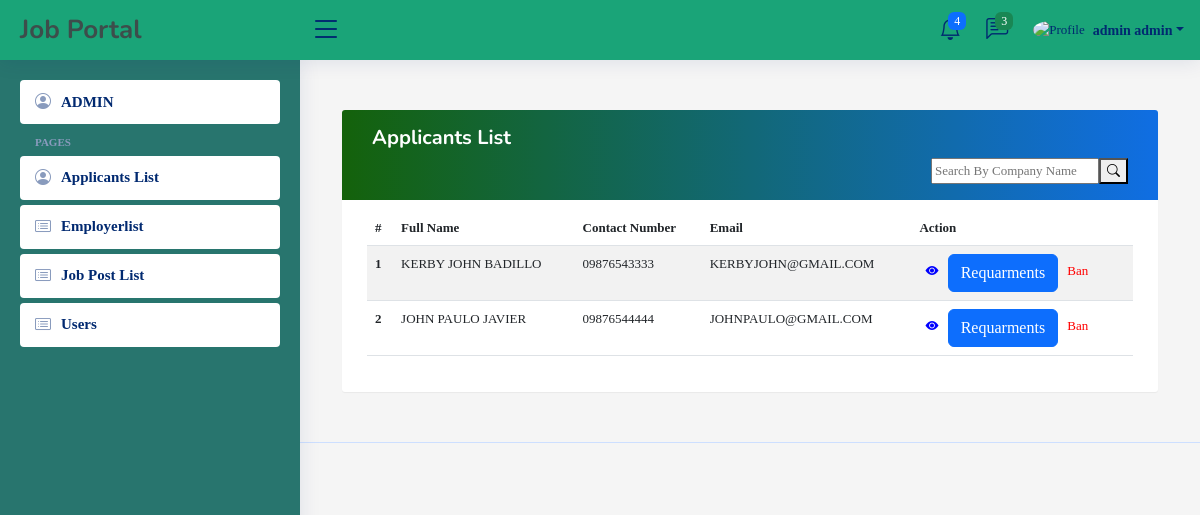
The page /admin panel/applicantlist.php (signed in) on the database as committed earlier.
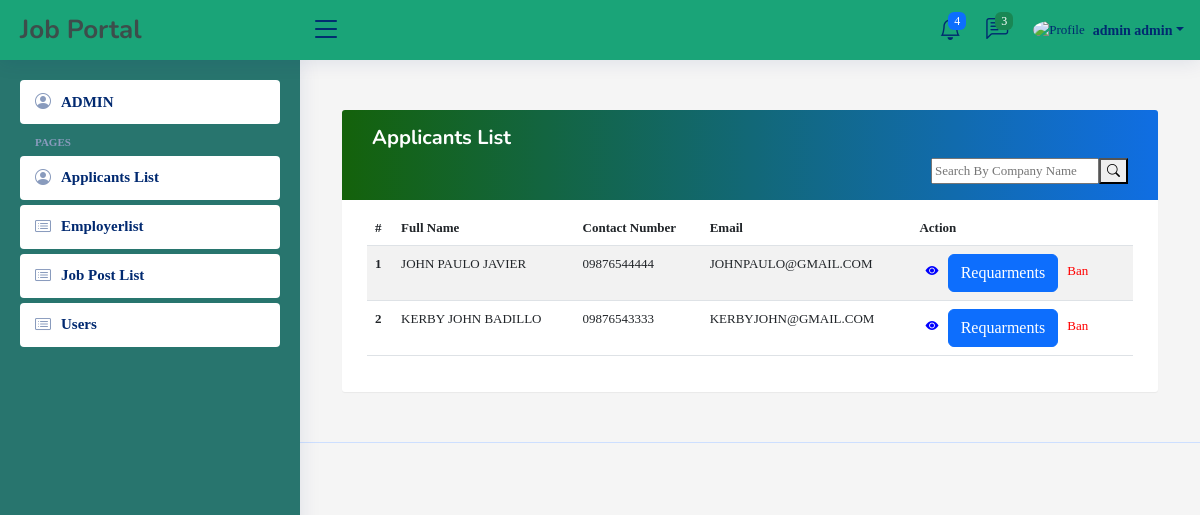
The same page on the database as committed later.
### tables this page shows
CREATE TABLE `users` (
  `user_id` int(100) NOT NULL,
  `user_profile_img` varchar(255) DEFAULT NULL,
  `user_fname` varchar(100) NOT NULL,
  `user_lname` varchar(100) NOT NULL,
  `user_contact` varchar(11) NOT NULL,
  `user_email` varchar(100) NOT NULL,
  `address` varchar(100) NOT NULL,
  `user_password` varchar(255) NOT NULL,
  `user_role_id` int(11) NOT NULL
);

### admin panel/classes/CONFIGDB.php (called while the page is built, shortened)
<?php
	class CONFIGDB
	{
		private $_host = 'localhost';
		private $_username = 'root';
		private $_password = '';
		private $_database = 'job_portal_db';
		protected $connection;
		public function __construct()
		{
			if (!isset($this->connection)) {
				$this->connection = new mysqli($this->_host, $this->_username, $this->_password, $this->_database);
			}
			return $this->connection;
		}
	}
?>

### admin panel/classes/CRUDAPI.php (called while the page is built, shortened)
<?php
include_once 'CONFIGDB.php';
class CRUDAPI extends CONFIGDB
{
	public function getData($query)
	{
		$result = $this->connection->query($query);
		$rows = array();
		while ($row = $result->fetch_assoc()) {
			$rows[] = $row;
		}
		return $rows;
	}
}
?>

### admin panel/applicantlist.php (the view, shortened to what this page needs)
<?php
    include_once("classes/CRUDAPI.php");
  ?>
<?php include('layouts/head.php'); ?>
<?php include('layouts/header.php'); ?>
<?php include('layouts/sidebar.php'); ?>
<div class="container">
      <div class="table-wrapper">
        <div class="table-title">
          <div class="row">
            <div class="col-md-12">
          <h5><b>Applicants List</b></h5>
          <div class="search-bar" style="float:right;">
                   <div class="search-form d-flex align-items-center" method="POST" action="#">
                      <input type="text" id="searchData" placeholder="Search By Company Name" title="Enter search keyword">
                      <button type="submit" title="Search"><i class="bi bi-search"></i></button>
                  </div>
      </div>
        </div>
      </div>
    </div>
       <table class="table table-striped table-hover">
            <thead>
              <tr>
                   <th scope="col">#</th>
                   <th scope="col">Full Name</th>
                   <th scope="col">Contact Number</th>
                   <th scope="col">Email</th>
                   <th scope="col">Action</th>
            </thead>
            <tbody id="table-main">
                <?php
              $query = "SELECT * FROM `users` LEFT JOIN requirements ON requirements.requirements_user_id = users.user_id where user_role_id = 4";
              $result = $crudapi->getData($query);
              $number = 1;
              foreach ($result as $key => $data) {
                ?>
       <tr>
              <th scope="row"><?php echo $number; ?></th>
              <td><?php echo strtoupper($data["user_fname"]." ".$data["user_lname"]); ?></td>
              <td><?php echo strtoupper($data["user_contact"]) ?></td>
              <td><?php echo strtoupper($data["user_email"]) ?></td>
              <td>
                       <div class="items-link items-link2 f-right">
                          <button type="button" data-id="<?php echo $data['user_id']; ?>" id="view" style="border: transparent; color: blue; background: transparent;"><i class="bi bi-eye-fill"></i></button>
                          <button type="button" data-id="<?php echo $data['requirements_filename']; ?>" class="btn btn-primary" id="viewreqs">Requarments</button>
                         <button type="button" data-id="<?php echo $data['user_id']; ?>" id="deleteuser" style="border: transparent; color: red; background: transparent;">Ban</button>
                      </div>
              </td>
              </tr>
          <?php $number++; } ?>
        </tbody>
      </table>
</div>
</div>
                <body style="align-items:center;">
<?php include('layouts/footer.php'); ?>

### admin panel/layouts/head.php (shortened to what this page needs)
<!DOCTYPE html>
<html lang="en">
<head>
  <link href="assets/vendor/bootstrap/css/bootstrap.min.css" rel="stylesheet">
  <link href="assets/vendor/bootstrap-icons/bootstrap-icons.css" rel="stylesheet">
  <link href="assets/vendor/boxicons/css/boxicons.min.css" rel="stylesheet">
  <link href="assets/vendor/quill/quill.snow.css" rel="stylesheet">
  <link href="assets/vendor/quill/quill.bubble.css" rel="stylesheet">
  <link href="assets/vendor/remixicon/remixicon.css" rel="stylesheet">
  <link href="assets/vendor/simple-datatables/style.css" rel="stylesheet">
  <link href="assets/css/style.css" rel="stylesheet">
</head>
<body>

### admin panel/layouts/header.php (shortened to what this page needs)
<?php
include_once("./classes/CRUDAPI.php");
$crudapi = new CRUDAPI();
?>
<header id="header" class="header fixed-top d-flex align-items-center" style="background-color:#1AA478;">
    <div class="d-flex align-items-center justify-content-between">
      <a href="index.html" class="logo d-flex align-items-center">
        <span class="d-none d-lg-block" style="color:#3d4d4b;">Job Portal</span>
      </a>
      <i class="bi bi-list toggle-sidebar-btn"></i>
    </div>
    <nav class="header-nav ms-auto">
      <ul class="d-flex align-items-center">
        <li class="nav-item dropdown">
          <a class="nav-link nav-icon" href="#" data-bs-toggle="dropdown">
            <i class="bi bi-bell"></i>
            <span class="badge bg-primary badge-number">4</span>
          </a>
        </li>
        <li class="nav-item dropdown">
          <a class="nav-link nav-icon" href="#" data-bs-toggle="dropdown">
            <i class="bi bi-chat-left-text"></i>
            <span class="badge bg-success badge-number">3</span>
          </a>
        </li>
        <li class="nav-item dropdown pe-3">
          <a class="nav-link nav-profile d-flex align-items-center pe-0" href="#" data-bs-toggle="dropdown">
            <img id="profileimg" alt="Profile" class="rounded-circle">
            <span class="d-none d-md-block dropdown-toggle ps-2"><?php echo  $_SESSION['FULLNAME'];?></span>
          </a>
        </li>
      </ul>
    </nav>
  </header>

### admin panel/layouts/sidebar.php
<aside id="sidebar" class="sidebar" style="background-color:#28756e;">
    <ul class="sidebar-nav" id="sidebar-nav">
       <li class="nav-item">
        <a class="nav-link collapsed" href="applicantlist.php">
          <i class="bi bi-person-circle"></i>
          <span>ADMIN</span>
        </a>
      </li>
      <li class="nav-heading">Pages</li>
    <li class="nav-item">
        <a class="nav-link collapsed" href="applicantlist.php">
          <i class="bi bi-person-circle"></i>
          <span>Applicants List</span>
        </a>
      </li>
       <li class="nav-item">
        <a class="nav-link collapsed" href="employerlist.php">
          <i class="bi bi-card-list"></i>
          <span>Employerlist</span>
        </a>
      </li>
      <li class="nav-item">
        <a class="nav-link collapsed" href="jobpostlist.php">
          <i class="bi bi-card-list"></i>
          <span>Job Post List</span>
        </a>
      </li>
      <li class="nav-item">
        <a class="nav-link collapsed" href="userslist.php">
          <i class="bi bi-card-list"></i>
          <span>Users</span>
        </a>
      </li>
    </ul>
  </aside>
  <main id="main" class="main">

### admin panel/layouts/footer.php (shortened to what this page needs)
</main>
  <footer id="footer" class="footer">
    <div class="credits">
    </div>
  </footer>
</body>
</html>

### admin panel/assets/css/style.css (style rules this page uses)
:root { scroll-behavior: smooth; }
body { font-family: "Open Sans", sans-serif; background: #f6f9ff; color: #444444; }
a { color: #4154f1; text-decoration: none; }
h1, h2, h3, h4, h5, h6 { font-family: "Nunito", sans-serif; }
#main { margin-top: 60px; padding: 20px 30px; transition: all 0.3s; }
.logo { line-height: 1; }
@media (min-width: 1200px) { .logo { width: 280px; } }
.logo span { font-size: 26px; font-weight: 700; color: #012970; font-family: "Nunito", sans-serif; }
.header { transition: all 0.5s; z-index: 997; height: 60px; box-shadow: 0px 2px 20px rgba(1, 41, 112, 0.1); background-color: #1AA478; padding-left: 20px; }
.header .toggle-sidebar-btn { font-size: 32px; padding-left: 10px; cursor: pointer; color: #012970; }
.header-nav ul { list-style: none; }
.header-nav>ul { margin: 0; padding: 0; }
.header-nav .nav-icon { font-size: 22px; color: #012970; margin-right: 25px; position: relative; }
.header-nav .nav-profile { color: #012970; }
.header-nav .nav-profile img { max-height: 36px; }
.header-nav .nav-profile span { font-size: 14px; font-weight: 600; }
.header-nav .badge-number { position: absolute; inset: -2px -5px auto auto; font-weight: normal; font-size: 12px; padding: 3px 6px; }
.sidebar { position: fixed; top: 60px; left: 0; bottom: 0; width: 300px; z-index: 996; transition: all 0.3s; padding: 20px; overflow-y: auto; scrollbar-width: thin; scrollbar-color: #aab7cf transparent; box-shadow: 0px 0px 20px rgba(1, 41, 112, 0.1); background-color: #fff; }
@media (min-width: 1200px) { #main, #footer { margin-left: 300px; } }
.sidebar-nav { padding: 0; margin: 0; list-style: none; }
.sidebar-nav li { padding: 0; margin: 0; list-style: none; }
.sidebar-nav .nav-item { margin-bottom: 5px; }
.sidebar-nav .nav-heading { font-size: 11px; text-transform: uppercase; color: #899bbd; font-weight: 600; margin: 10px 0 5px 15px; }
.sidebar-nav .nav-link { display: flex; align-items: center; font-size: 15px; font-weight: 600; color: #4154f1; transition: 0.3; background: #408a83; padding: 10px 15px; border-radius: 4px; }
.sidebar-nav .nav-link i { font-size: 16px; margin-right: 10px; color: #4154f1; }
.sidebar-nav .nav-link.collapsed { color: #012970; background: #fff; }
.sidebar-nav .nav-link.collapsed i { color: #899bbd; }
.footer { padding: 20px 0; font-size: 14px; transition: all 0.3s; border-top: 1px solid #cddfff; }
.footer .credits { padding-top: 5px; text-align: center; font-size: 13px; color: #012970; }

### admin panel/applicantlist.php (style rules this page uses)
body { color: #566787; background:#f5f5f5; font-family: 'varela round', Sans-seif; font-size: 13px; }
.table-wrapper { background: #fff; padding: 20px 25px; margin: 30px 0; border-radius: 3px; box-shadow: 0 1px 1px rgba(0,0,0,.05); }
.table-title { padding-bottom: 15px; background: linear-gradient(to right, #14620b, #106ee3); color: #fff; padding: 16px 30px; margin: -20px -25px 10px; border-radius: 3px 3px 0 0; }

Rows that differ between the two databases and show on the page:
changed users "JOHN PAULO JAVIER": moves up the list
